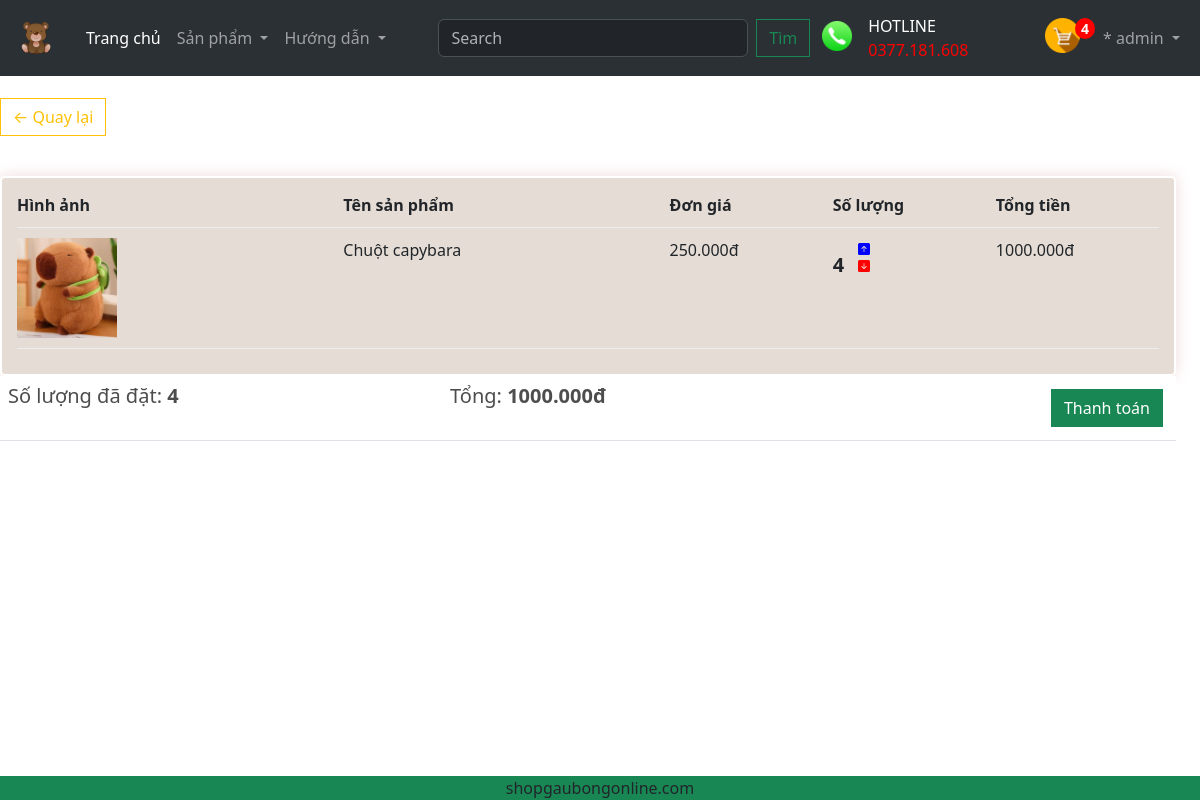
The app's page /cart/ (signed in) with its own data.
### app/models.py (models this page shows, shortened)
class OrderItem(models.Model):
    san_pham = models.ForeignKey(Sanpham,on_delete=models.SET_NULL,blank=True,null=True)
    dat_hang = models.ForeignKey(Order,on_delete=models.SET_NULL,blank=True,null=True)
    so_luong = models.IntegerField(default=0,null=True,blank=True)
    ngay_mua = models.DateTimeField(auto_now_add=True)
    @property
    def get_total(self):
        total = self.san_pham.gia * self.so_luong
        return total

class Sanpham(models.Model):
    category = models.ManyToManyField(Category, related_name='san_pham')
    ten_San_Pham = models.CharField(max_length=200,null=True) #max_length=200: là tên tối đa là 200 ký tự, null=True: nếu người dùng không gõ từ gì
    gia = models.FloatField()
    digital = models.BooleanField(default=False,null=True,blank=False)
    hinh_anh = models.ImageField(null=True,blank=True)
    @property
    def ImageURL(self):
        try:
            url = self.hinh_anh.url
        except:
            url=''
        return url

class Order(models.Model):
    nguoi_mua = models.ForeignKey(User,on_delete=models.SET_NULL,blank=True,null=True)
    ngay_dat_hang = models.DateTimeField(auto_now_add=True)
    Hoan_thanh = models.BooleanField(default=False,null=True,blank=False)
    id_khach_Hang = models.CharField(max_length=200,null=True)
    @property
    def get_cart_total(self):
        orderitems = self.orderitem_set.all()
        total = sum([item.get_total for item in orderitems])
        return total
    @property
    def get_cart_items(self):
        orderitems = self.orderitem_set.all()
        total = sum([item.so_luong for item in orderitems])
        return total

### app/views.py (the view)
# urls.py: path('cart/', views.cart, name="cart"),
def cart(request):
    if request.user.is_authenticated:
        nguoi_mua = request.user
        dat_hang, created = Order.objects.get_or_create(nguoi_mua=nguoi_mua, Hoan_thanh=False)
        items = dat_hang.orderitem_set.all()
        cartItems = dat_hang.get_cart_items
    else:
        items=[]
        dat_hang = {'get_cart_items': 0, 'get_cart_total': 0}
        cartItems = dat_hang['get_cart_items']
    categories = Category.objects.filter(is_sub = False)
    context={'categories':categories,'items':items,'dat_hang': dat_hang, 'cartItems': cartItems}
    return render(request,'app/cart.html', context)

### app/templates/app/cart.html
{% extends 'app/base.html' %}
{% load static %}
{% block cart_content %}
<div class="row" style="width:100%">
	<div class="col-lg-12">
		<br>
		<br>
		<div class="table">
			<a  class="btn btn-outline-warning" href="{% url 'home' %}">&#x2190; Quay lại</a>
			<br>
		</div>
		<br>
		<div class="box-element">
			<div class="cart-row">
				<div style="flex:2"><strong>Hình ảnh</strong></div>
				<div style="flex:2"><strong>Tên sản phẩm</strong></div>
				<div style="flex:1"><strong>Đơn giá</strong></div>
				<div style="flex:1"><strong>Số lượng</strong></div>
				<div style="flex:1"><strong>Tổng tiền</strong></div>
			</div>
			{%for item in items%}
			<div class="cart-row">
				<div style="flex:2">
					<img class="row-image" src="{{item.san_pham.ImageURL}}"alt="Không có hình ảnh nào">
				</div>
				<div style="flex:2"><p>{{ item.san_pham.ten_San_Pham }}</p></div>
				<div style="flex:1"><p>{{ item.san_pham.gia }}00đ</p></div>
				<div style="flex:1">
					<p class="quantity">{{ item.so_luong }}</p>
					<div class="quantity">
						<img data-product ={{item.san_pham.id}} data-action = 'add' class="chg-quantity update-cart" src="{% static  'app/images/arrow-up.svg' %}">
						<img data-product ={{item.san_pham.id}} data-action = 'remove' class="chg-quantity update-cart" src="{% static  'app/images/arrow-down.svg' %}">
					</div>
				</div>
				<div style="flex:1"><p>{{ item.get_total }}00đ</p></div>
			</div>
			{% endfor %}
		</div>
		<table class="table">
			<tr>
				<th><h5>Số lượng đã đặt: <strong>{{dat_hang.get_cart_items}}</strong></h5></th>
				<th><h5>Tổng:<strong> {{dat_hang.get_cart_total}}00đ</strong></h5></th>
				<th>
					<a  style="float:right; margin:5px;" class="btn btn-success" href="{% url 'checkout' %}">Thanh toán</a>
				</th>
			</tr>
		</table>
		<br>
	</div>
</div>
{% endblock cart_content %}

### app/templates/app/base.html (shortened to what this page needs)
{% load static%}
<!DOCTYPE html>
<html>
    <head>
        <link href="https://cdn.jsdelivr.net/npm/bootstrap@5.3.3/dist/css/bootstrap.min.css" rel="stylesheet">
        <link href="{% static 'app/css/style.css' %}"rel="stylesheet"/>
        <link href="{% static 'app/css/owl.carousel.min.css' %}"rel="stylesheet"/>
        <link href="{% static 'app/css/all.min.css' %}"rel="stylesheet"/>
        <link rel="stylesheet"type="text/css" href="{% static 'app/css/main.css'%}">
        <link rel="stylesheet" href="">
    </head>
    <body>
        <nav class="navbar navbar-expand-lg bg-body-tertiary" data-bs-theme="dark">
            <div class="container-fluid">
              <a class="navbar-brand" href="{%url 'home'%}">
                <img src="{% static "app/images/banner/icon.png" %}" width = "50" height="50">
              </a>
              <div class="collapse navbar-collapse" id="navbarSupportedContent">
                <ul class="navbar-nav me-auto mb-2 mb-lg-0">
                  <li class="nav-item">
                    <a class="nav-link active" aria-current="page" href="{%url 'home'%}">Trang chủ</a>
                  </li>
                  <li class="nav-item dropdown">
                    <a class="nav-link dropdown-toggle" href="#" role="button" data-bs-toggle="dropdown" aria-expanded="false">
                      Sản phẩm
                    </a>
                  </li>
                  <li class="nav-item dropdown">
                    <a class="nav-link dropdown-toggle" href="#" role="button" data-bs-toggle="dropdown" aria-expanded="false">
                      Hướng dẫn
                    </a>
                  </li>
                </ul>
                <ul class="navbar-nav me-auto mb-2 mb-lg-0">
                  <form class="container d-flex justify-content-center align-items-center" role="search" method = POST action = "{% url 'timkiem'%}">
                      <input class="form-control me-2" type="search" placeholder="Search" aria-label="Search" name = "searched">
                      <button class="btn btn-outline-success" type="submit">Tìm</button>
                  </form>
                  <a class="navbar-brand">
                    <img src="{% static "app/images/icon-phone.png" %}" width = "30" height="30">
                  </a>
                  <li class="nav-item">
                    <a style="color: #ffffff">HOTLINE</a>
                    <span style="color: red">0377.181.608</span>
                  </li>
               </ul>
              </div>
              <ul class="navbar-nav me-auto mb-2 mb-lg-0">
            <div class = 'form-inline my-2 my-lg-0'>
              <a href = "{%url 'cart'%}">
                <img id="cart-icon" src="{% static 'app/images/cart.png' %}">
              </a>
            </div>
            <div>
              <p id= 'cart-total'>{{cartItems}}</p>
            </div>
          <li class="nav-item dropdown" >
            <a class="nav-link dropdown-toggle" href="#" role="button" data-bs-toggle="dropdown" aria-expanded="false">
              <span>* {{request.user}}</span>
            </a>
          </li>
              </ul>
            </div>
          </nav>
      {% block cart_content %}{%endblock cart_content %}
      <Footer class="container--fluid bg-success text-center fixed-bottom p-0.5 mt-5">
        shopgaubongonline.com
      </footer>
    </body>
</html>

### app/static/app/css/main.css (style rules this page uses)
body { background-color: hsl(214, 27%, 46%); }
h1, h2, h3, h4, h5, h6 { color: hsl(0, 0%, 30%); }
.box-element { box-shadow: hsl(0, 40%, 90%) 0 0 16px; background-color: #e5ddd5; padding: 15px; border: 2px solid #ffffff; border-radius: 5px; }
#cart-icon { width: 35px; height: auto; display: inline-block; margin-left: 25px; margin-right: -5px; }
#cart-total { display: block; text-align: center; color: #fff; background-color: red; width: 20px; height: 21px; border-radius: 50%; font-size: 14px; font-weight: bold; }
.col-lg-3, .col-lg-4, .col-lg-6, .col-lg-8, .col-lg-12 { margin-top: 50px; }
.btn { border-radius: 0; margin-top: 0 px; }
.row { display: flex; justify-content: space-around; }
.row-image { width: 100px; }
.cart-row { display: flex; align-items: flex-stretch; padding-bottom: 10px; margin-bottom: 10px; border-bottom: 1px solid #ececec; }
.quantity { display: inline-block; font-weight: 900; padding-right: 10px; font-size: 20px; }
.chg-quantity { width: 12px; cursor: pointer; display: block; margin-top: 5px; transition: .1s; }
.navbar { position: fixed; top: 0; width: 100%; z-index: 1000; }
body { background: url('https://accgroup.vn/wp-content/uploads/2023/02/Background-la-gi.jpg'); background-size: cover; background-position: center; background-attachment: fixed; }

### records on screen
OrderItem: san_pham.ImageURL (picture), san_pham.ten_San_Pham "Chuột capybara", san_pham.gia "250.0", so_luong "4", get_total "1000.0"
Order: get_cart_items "4", get_cart_total "1000.0"

### other values on screen
{{ cartItems }} "4"
{{ request.user }} "admin"
